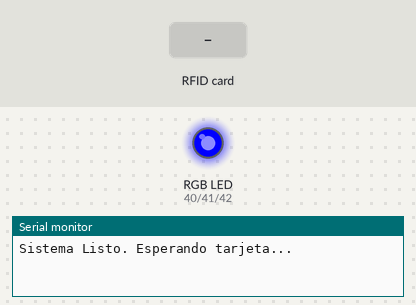
A sketch run on a simulated Arduino Mega 2560, built with avr-gcc and run on an emulated ATmega2560. Parts: an RGB LED mixed from three pins (HIGH = lit), the last lines printed to the serial monitor. Inputs (shaded band) come from the test bench.

Above: at 1.2 s.
1.3 s: RFID card 7D F2 17 07 held to the reader
At 2.6 s:
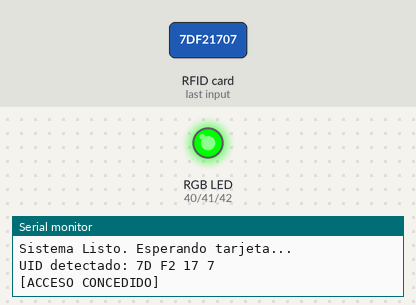
4.3 s: RFID card 5E 7A 19 C4 held to the reader
At 4.7 s:
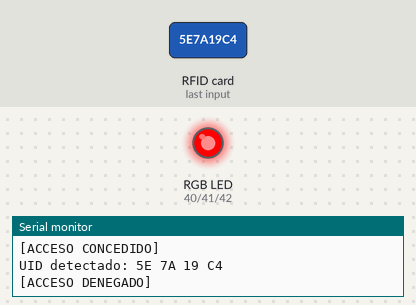
7.3 s: RFID card 7E D7 2A 07 held to the reader
At 8.4 s:
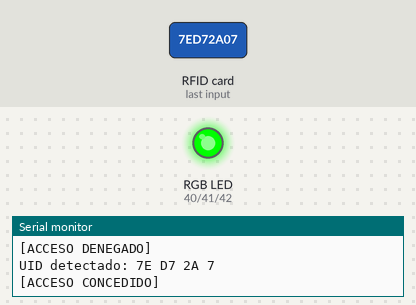
Timing chart, 0 to 10.8 s (numbered marks = the images above; inputs shaded):
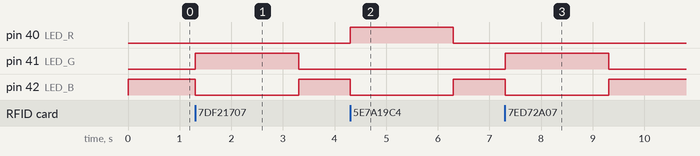

The sketch:

Modulo_PN532.ino
```cpp
#include <SPI.h>
#include <Adafruit_PN532.h>

// Pines SPI para PN532
#define SCK  12
#define MISO 13
#define MOSI 11
#define SS   5

// Pines para LED RGB
#define LED_R 40
#define LED_G 41
#define LED_B 42

// Creacion del objeto PN532 usando SPI
Adafruit_PN532 nfc(SCK, MISO, MOSI, SS);

// ID's de las tarjetas con autorización
uint8_t tarjetaAutorizada1[] = {0x7D, 0xF2, 0x17, 0x07};
uint8_t tarjetaAutorizada2[] = {0x7E, 0xD7, 0x2A, 0x07};

// Funcion para el led
void encenderColor(int r, int g, int b) {
  digitalWrite(LED_R, r);
  digitalWrite(LED_G, g);
  digitalWrite(LED_B, b);
}

void setup() {
  Serial.begin(115200);

  // Inicializacion de los pines LED
  pinMode(LED_R, OUTPUT);
  pinMode(LED_G, OUTPUT);
  pinMode(LED_B, OUTPUT);

  // Azul de espera inicial
  encenderColor(0, 0, 1);

  nfc.begin();
  uint32_t versiondata = nfc.getFirmwareVersion();
  if (!versiondata) {
    Serial.println("PN532 no detectado");
    encenderColor(1, 0, 0); // Rojo si hay error de conexión
    while (1);
  }

  // Activación del modo lectura
  nfc.SAMConfig();
  Serial.println("Sistema Listo. Esperando tarjeta...");
}

void loop() {
  uint8_t uid[7]; // Variable para el ID de la tarjeta
  uint8_t uidLength; // Variable de la longitud

  // LED en Azul mientras espera
  encenderColor(0, 0, 1);

  if (nfc.readPassiveTargetID(PN532_MIFARE_ISO14443A, uid, &uidLength)) {
    Serial.print("\nUID detectado: ");
    for (uint8_t i = 0; i < uidLength; i++) {
      Serial.print(uid[i], HEX); Serial.print(" ");
    }

    bool accesoConcedido = false;

    // Validación (comparamos solo los primeros 4 bytes si es Mifare Classic)
    if (memcmp(uid, tarjetaAutorizada1, 4) == 0 || memcmp(uid, tarjetaAutorizada2, 4) == 0) {
      accesoConcedido = true;
    }

    // Valida si tiene acceso o no
    if (accesoConcedido) {
      Serial.println("\n[ACCESO CONCEDIDO]");
      encenderColor(0, 1, 0); // Verde
    } else {
      Serial.println("\n[ACCESO DENEGADO]");
      encenderColor(1, 0, 0); // Rojo
    }

    delay(2000); // El color se mantiene 2 segundos
  }
}
```

Measured:
- after the input at 1.3 s, pin 41 (LED_G): LOW → HIGH at once, → LOW 2.0 s later; pin 42 (LED_B): HIGH → LOW at once, → HIGH 2.0 s later
- after the input at 4.3 s, pin 40 (LED_R): LOW → HIGH at once, → LOW 2.0 s later; pin 42 (LED_B): HIGH → LOW at once, → HIGH 2.0 s later
- after the input at 7.3 s, pin 41 (LED_G): LOW → HIGH at once, → LOW 2.0 s later; pin 42 (LED_B): HIGH → LOW at once, → HIGH 2.0 s later
